Frame 1 (no input): blank canvas, image omitted
Frame 60 (no input): blank canvas, image omitted
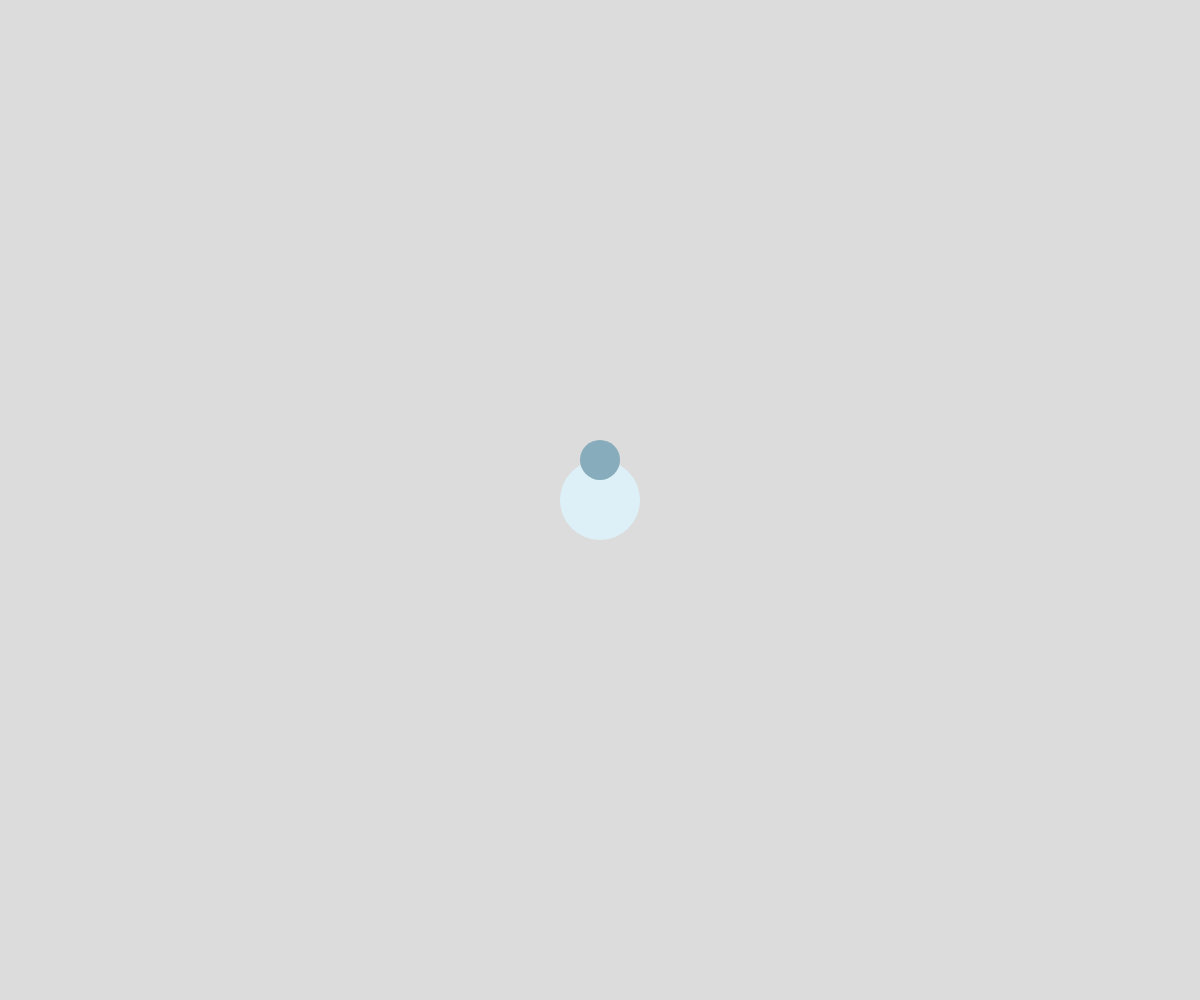
Frame 120 (the mouse pressed at the canvas centre since frame 60)

The p5.js sketch whose frames 1 and 60 were blank and that drew this single picture after the mouse press (run headless with seeded random() and noise() and a simulated clock; from frame 60 on, the mouse is pressed at the canvas centre):

// p5.js sketch
// ── sketch.js
let size;

function setup() {
  createCanvas(windowWidth, windowHeight);
  background(220);
}

function draw() {
  size = random(50,100);

  
   
  //understand the random condition, after class!!!
}

function mousePressed(){
    drawSnowman(mouseX,mouseY);
  }

function drawSnowman(x,y){
  noStroke()
  fill("#ddf0f8ff")
  ellipse(x,y,size,size);
  fill("#87acbbff")
  ellipse(x,y-size/2,size/2,size/2);
}
